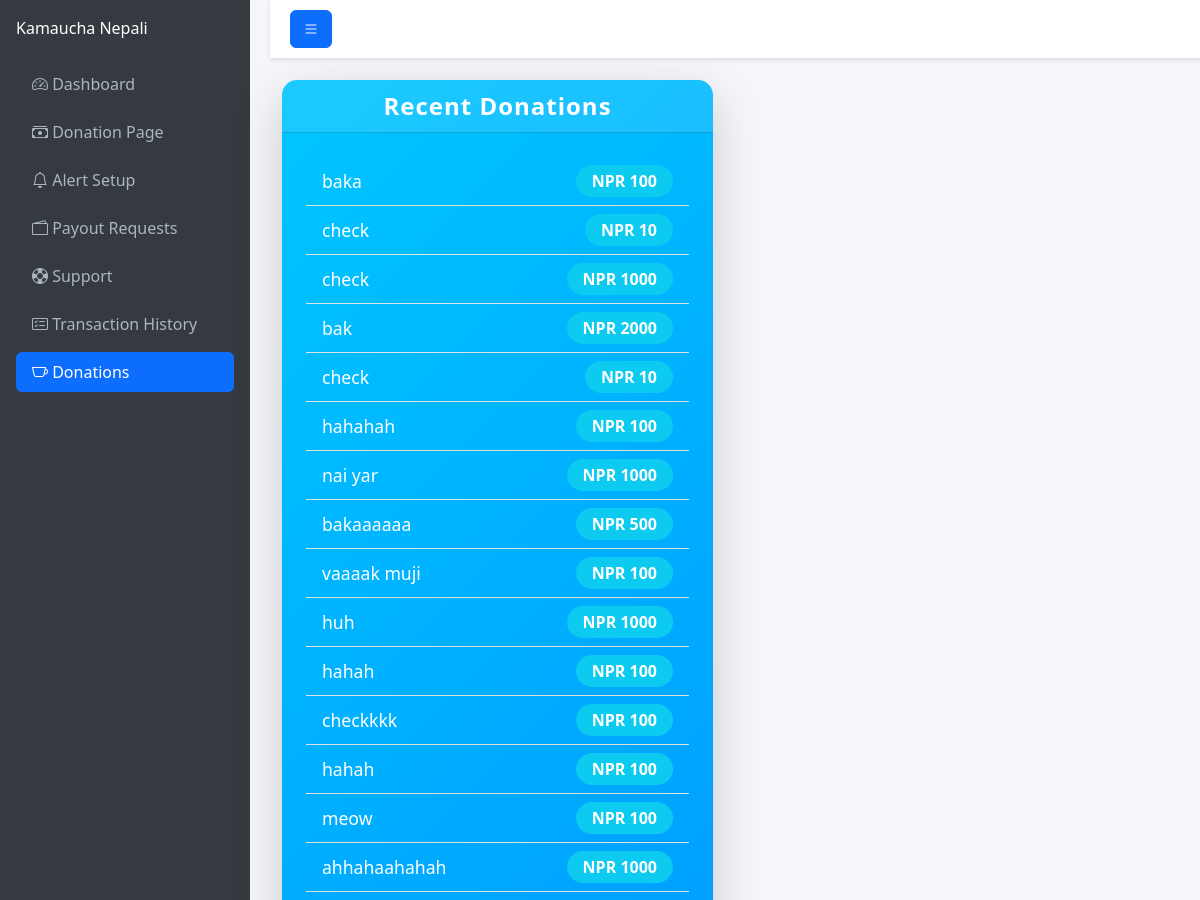
Before: /dashboard/donations_page (signed in, upper part) with the older database file.
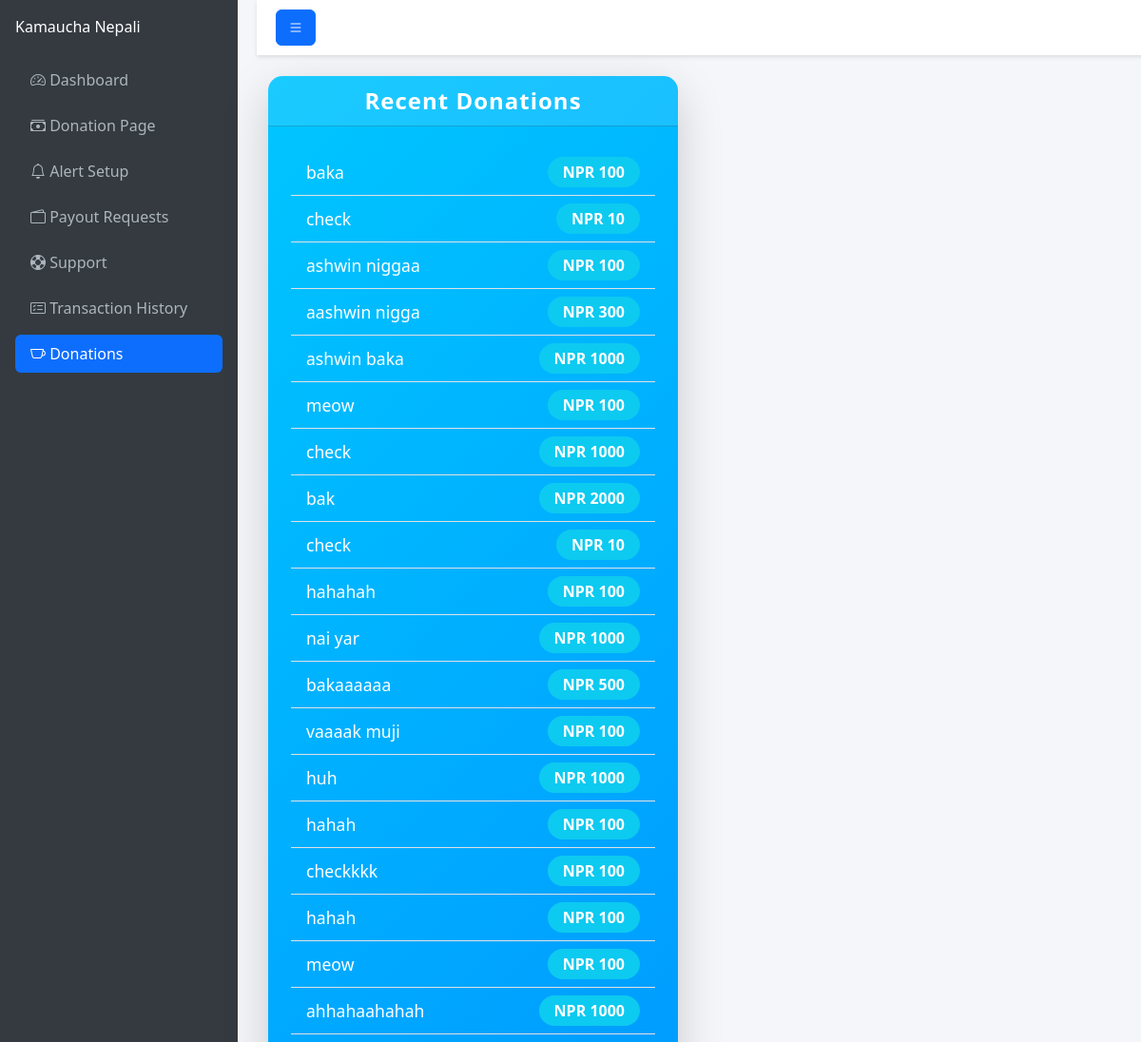
After: the same page with the newer database file.
### home/models.py (models this page shows, shortened)
class Donation(models.Model):
    PENDING = 'Pending'
    Completed = 'Completed'
    Status_Choices = [
        (PENDING, 'Pending'),
        (Completed, 'Completed'),]
    username = models.ForeignKey(User, on_delete=models.CASCADE)
    donator_name = models.TextField(max_length=200)
    donation_amount = models.IntegerField()
    donation_date = models.DateField(auto_now_add=True)
    donation_message = models.TextField(default="")
    transaction_uuid = models.TextField(default="")
    donation_status = models.CharField(
        max_length=20,
        choices=Status_Choices,
        default=PENDING,
    )

### home/views.py (the view)
# urls.py: path("dashboard/donations_page",views.donations_page,name="donations_page"),
def donations_page(request):
    if request.user.is_authenticated:
        recent_donations = Donation.objects.filter(username=request.user).order_by('-donation_date')
        return render(request,"home/donations.html",{"recent_donations":recent_donations})
    return redirect("/login/")

### home/templates/home/donations.html (shortened to what this page needs)
<!DOCTYPE html>
<html lang="en">
<head>
    <link href="https://cdn.jsdelivr.net/npm/bootstrap@5.3.0/dist/css/bootstrap.min.css" rel="stylesheet">
    <link href="https://cdn.jsdelivr.net/npm/bootstrap-icons@1.10.5/font/bootstrap-icons.css" rel="stylesheet">
</head>
<body>
    <nav class="sidebar d-flex flex-column p-3">
        <a href="#" class="navbar-brand mb-4">Kamaucha Nepali</a>
        <ul class="nav nav-pills flex-column mb-auto">
            <li class="nav-item mb-2">
                <a href="{% url "dashboard_page" %}" class="nav-link" aria-current="page">
                    <i class="bi bi-speedometer2"></i>
                    <span>Dashboard</span>
                </a>
            </li>
            <li class="nav-item mb-2">
                <a href="{% url "donation_setup_page" %}" class="nav-link">
                    <i class="bi bi-cash-stack"></i>
                    <span>Donation Page</span>
                </a>
            </li>
            <li class="nav-item mb-2">
                <a href="{% url "alert_setup_page" %}" class="nav-link">
                    <i class="bi bi-bell"></i>
                    <span>Alert Setup</span>
                </a>
            </li>
            <li class="nav-item mb-2">
                <a href="{% url "payout_request_page" %}" class="nav-link">
                    <i class="bi bi-wallet2"></i>
                    <span>Payout Requests</span>
                </a>
            </li>
            <li class="nav-item mb-2">
                <a href="{% url "support_page" %}" class="nav-link">
                    <i class="bi bi-life-preserver"></i>
                    <span>Support</span>
                </a>
            </li>
            <li class="nav-item mb-2">
                <a href="{% url "transcations_history_page" %}" class="nav-link">
                    <i class="bi bi-card-checklist"></i>
                    <span>Transaction History</span>
                </a>
            </li>
            <li class="nav-item mb-2">
                <a href="{% url "donations_page" %}" class="nav-link active">
                    <i class="bi bi-cup"></i>
                    <span>Donations</span>
                </a>
            </li>
        </ul>
    </nav>
<div class="content flex-grow-1">
    <nav class="top-navbar d-flex justify-content-between align-items-center">
        <div>
            <button class="btn btn-primary" id="sidebarToggle">
                <i class="bi bi-list"></i>
            </button>
        </div>
    </nav>
    <div class="container main-content">
        <div class="row">
            <div class="col-md-6">
                <div class="card h-100 shadow-lg border-0" style="border-radius: 15px; background: linear-gradient(135deg, #00c6ff, #0072ff); color: white;">
                    <div class="card-header text-center fw-bold" style="font-size: 1.5rem; letter-spacing: 1px;">
                        Recent Donations
                    </div>
                    <div class="card-body p-4">
                        <ul class="list-group list-group-flush">
                            {% for donation in recent_donations %}
                                <li class="list-group-item d-flex justify-content-between align-items-center bg-transparent" style="color: white; font-size: 1.1rem;">
                                    {{ donation.donator_name }}
                                    <span class="badge bg-info rounded-pill">NPR {{ donation.donation_amount }}</span>
                                </li>
                            {% empty %}
                                <li class="list-group-item d-flex justify-content-between align-items-center bg-transparent" style="color: white; font-size: 1.1rem;">
                                    No recent donations.
                                </li>
                            {% endfor %}
                        </ul>
                    </div>
                </div>
            </div>
        </div>
    </div>
</div>
</body>
</html>

### home/templates/home/donations.html (style rules this page uses)
body { display: flex; min-height: 100vh; background-color: #f4f6f9; }
.sidebar { min-width: 250px; max-width: 250px; background-color: #343a40; color: #fff; transition: all 0.3s; }
.sidebar .nav-link { color: #adb5bd; transition: all 0.3s; }
.sidebar .nav-link.active { background-color: #0d6efd; color: #fff; }
.content { width: 100%; padding: 20px; transition: all 0.3s; }
.top-navbar { width: 100%; padding: 10px 20px; background-color: #fff; box-shadow: 0 2px 4px rgba(0,0,0,0.1); position: fixed; top: 0; z-index: 1000; display: flex; justify-content: space-between; align-items: center; }
.main-content { margin-top: 60px; }
.sidebar { min-width: 250px; max-width: 250px; background-color: #343a40; color: #fff; transition: all 0.3s ease; }
.content { transition: all 0.3s ease; }
.card-header { background-color: rgba(255, 255, 255, 0.1); }
.list-group-item { transition: transform 0.2s, background-color 0.3s; }
.badge { font-size: 1rem; padding: 0.5em 1em; transition: all 0.3s ease; }

Changed rows visible on the page:
added Donation: donator_name "ashwin niggaa", donation_amount "100"
added Donation: donator_name "aashwin nigga", donation_amount "300"
added Donation: donator_name "ashwin baka", donation_amount "1000"
added Donation: donator_name "meow", donation_amount "100"
